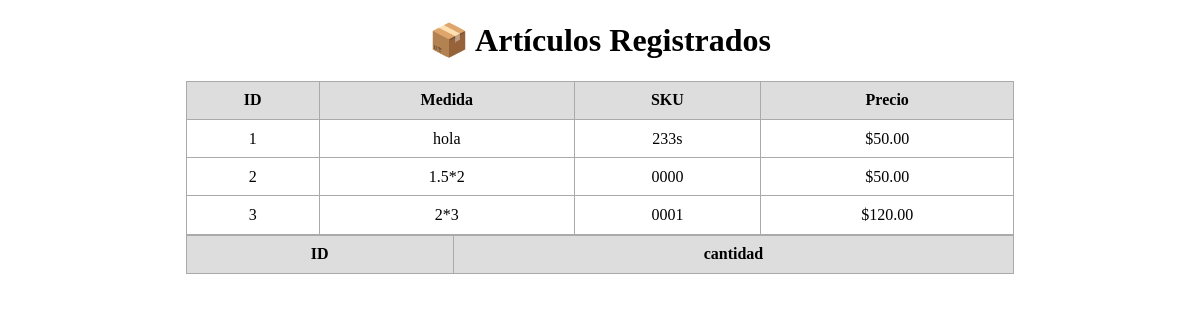
Before: /paginas/POS/leer_articulos.php with the older database file.
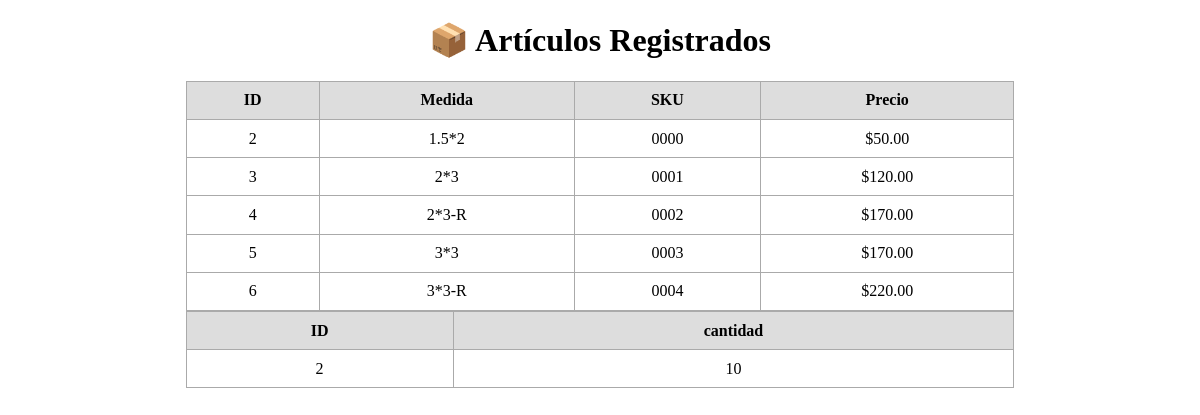
After: the same page with the newer database file.
### tables this page shows
CREATE TABLE articulos (
    id INTEGER PRIMARY KEY AUTOINCREMENT,
    medida TEXT NOT NULL,
    sku TEXT NOT NULL UNIQUE,
    precio REAL NOT NULL
);

CREATE TABLE stock (
    producto_id INTEGER PRIMARY KEY,
    cantidad DECIMAL(10,2) NOT NULL,
    FOREIGN KEY(producto_id) REFERENCES articulos(id)
);

### paginas/POS/leer_articulos.php (the view, shortened to what this page needs)
<?php
$db = new SQLite3('articulos.db');
$resultado = $db->query("SELECT * FROM articulos");
?>
<?php
$db = new SQLite3('articulos.db');
$resul = $db->query("SELECT * FROM stock");
?>
<!DOCTYPE html>
<html lang="es">
<head>
</head>
<body>
<h1>📦 Artículos Registrados</h1>
<table>
    <tr>
        <th>ID</th>
        <th>Medida</th>
        <th>SKU</th>
        <th>Precio</th>
    </tr>
    <?php while ($fila = $resultado->fetchArray(SQLITE3_ASSOC)) : ?>
    <tr>
        <td><?= htmlspecialchars($fila['id']) ?></td>
        <td><?= htmlspecialchars($fila['medida']) ?></td>
        <td><?= htmlspecialchars($fila['sku']) ?></td>
	<td>$<?= number_format($fila['precio'], 2) ?></td>
    </tr>
    <?php endwhile; ?>
</table>
<table>
    <tr>
        <th>ID</th>
        <th>cantidad</th>
    </tr>
    <?php while ($fila = $resul->fetchArray(SQLITE3_ASSOC)) : ?>
    <tr>
        <td><?= htmlspecialchars($fila['producto_id']) ?></td>
        <td><?= htmlspecialchars($fila['cantidad']) ?></td>
    </tr>
    <?php endwhile; ?>
</table>
</body>
</html>

### paginas/POS/leer_articulos.php (style rules this page uses)
table { border-collapse: collapse; width: 70%; margin: auto; }
th, td { padding: 0.6rem; border: 1px solid #aaa; text-align: center; }
th { background-color: #ddd; }
h1 { text-align: center; }

Changed rows visible on the page:
removed articulos: id "1", medida "hola", sku "233s", precio "50.00"
added articulos: id "4", medida "2*3-R", sku "0002", precio "170.00"
added articulos: id "5", medida "3*3", sku "0003", precio "170.00"
added articulos: id "6", medida "3*3-R", sku "0004", precio "220.00"
added stock: producto_id "2", cantidad "10"
